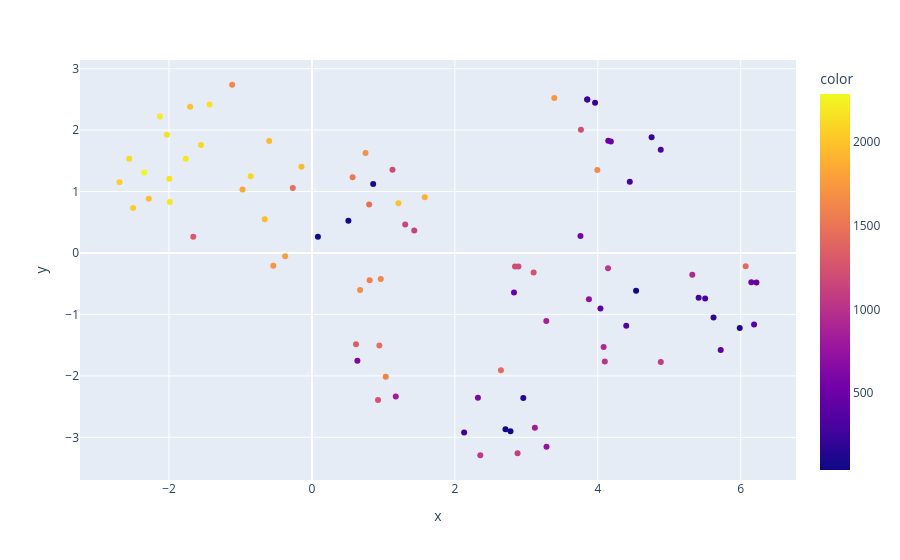

Write notebook code for a chart like this one.
### Code cell
# Интересно взять точку с кластера, построить микроструктуру и сравнить их с другими кластерами
# Выдвигаю гипотезу, что 
fig = px.scatter(
    x=umap_embedding[:, 0],
    y=umap_embedding[:, 1],
    color=optimization_ds["young_module"]
)
fig.show()
#fig.colorbar(img, ax=ax, label="$f_2$, MPa", orientation="horizontal")
